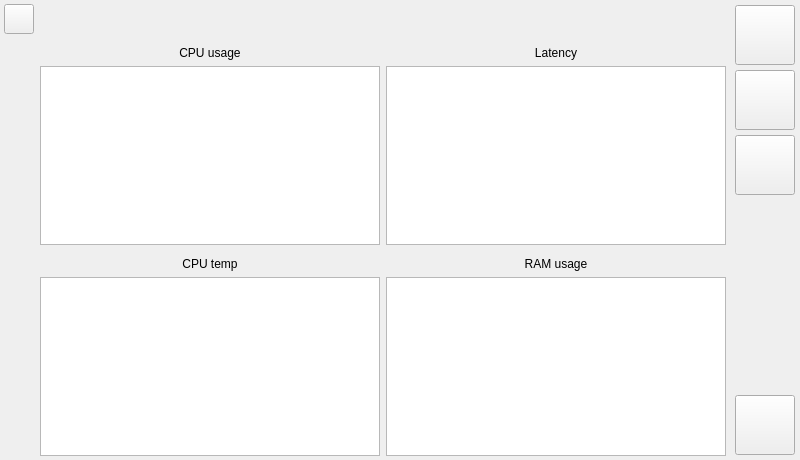
<?xml version="1.0" encoding="UTF-8"?>
<ui version="4.0">
 <class>MainWindow</class>
 <widget class="QMainWindow" name="MainWindow">
  <property name="geometry">
   <rect>
    <x>0</x>
    <y>0</y>
    <width>800</width>
    <height>460</height>
   </rect>
  </property>
  <property name="minimumSize">
   <size>
    <width>800</width>
    <height>460</height>
   </size>
  </property>
  <property name="windowTitle">
   <string>MainWindow</string>
  </property>
  <widget class="QWidget" name="centralwidget">
   <layout class="QGridLayout" name="gridLayout_3">
    <property name="leftMargin">
     <number>0</number>
    </property>
    <property name="topMargin">
     <number>0</number>
    </property>
    <property name="rightMargin">
     <number>0</number>
    </property>
    <property name="bottomMargin">
     <number>0</number>
    </property>
    <property name="spacing">
     <number>0</number>
    </property>
    <item row="0" column="0">
     <widget class="QWidget" name="widget" native="true">
      <property name="minimumSize">
       <size>
        <width>800</width>
        <height>460</height>
       </size>
      </property>
      <layout class="QGridLayout" name="gridLayout_2">
       <property name="leftMargin">
        <number>0</number>
       </property>
       <property name="topMargin">
        <number>0</number>
       </property>
       <property name="rightMargin">
        <number>0</number>
       </property>
       <property name="bottomMargin">
        <number>0</number>
       </property>
       <property name="spacing">
        <number>0</number>
       </property>
       <item row="0" column="0">
        <layout class="QHBoxLayout" name="horizontalLayout_main_window" stretch="0,0">
         <property name="spacing">
          <number>0</number>
         </property>
         <item>
          <widget class="QStackedWidget" name="stackedWidget">
           <property name="currentIndex">
            <number>2</number>
           </property>
           <widget class="QWidget" name="main_page">
            <layout class="QGridLayout" name="gridLayout_20">
             <property name="leftMargin">
              <number>0</number>
             </property>
             <property name="topMargin">
              <number>0</number>
             </property>
             <property name="rightMargin">
              <number>0</number>
             </property>
             <property name="bottomMargin">
              <number>0</number>
             </property>
             <item row="0" column="0">
              <layout class="QGridLayout" name="gridLayout_19"/>
             </item>
            </layout>
           </widget>
           <widget class="QWidget" name="joypad_page">
            <layout class="QGridLayout" name="gridLayout_18">
             <property name="leftMargin">
              <number>0</number>
             </property>
             <property name="topMargin">
              <number>0</number>
             </property>
             <property name="rightMargin">
              <number>0</number>
             </property>
             <property name="bottomMargin">
              <number>0</number>
             </property>
             <item row="0" column="0">
              <layout class="QGridLayout" name="gridLayout_17" rowstretch="1,2,1" columnstretch="1,2,1">
               <property name="leftMargin">
                <number>0</number>
               </property>
               <property name="topMargin">
                <number>0</number>
               </property>
               <property name="rightMargin">
                <number>0</number>
               </property>
               <property name="bottomMargin">
                <number>0</number>
               </property>
               <item row="1" column="0">
                <spacer name="horizontalSpacer_2">
                 <property name="orientation">
                  <enum>Qt::Horizontal</enum>
                 </property>
                 <property name="sizeHint" stdset="0">
                  <size>
                   <width>40</width>
                   <height>20</height>
                  </size>
                 </property>
                </spacer>
               </item>
               <item row="0" column="1">
                <spacer name="verticalSpacer">
                 <property name="orientation">
                  <enum>Qt::Vertical</enum>
                 </property>
                 <property name="sizeHint" stdset="0">
                  <size>
                   <width>20</width>
                   <height>40</height>
                  </size>
                 </property>
                </spacer>
               </item>
               <item row="1" column="1">
                <widget class="QWidget" name="widget_2" native="true">
                 <property name="minimumSize">
                  <size>
                   <width>562</width>
                   <height>410</height>
                  </size>
                 </property>
                 <property name="maximumSize">
                  <size>
                   <width>562</width>
                   <height>410</height>
                  </size>
                 </property>
                 <property name="styleSheet">
                  <string notr="true">border-image: url(:/icons/resources/genesis_joypad_described_alpha.png);
opacity: 0.1;</string>
                 </property>
                </widget>
               </item>
               <item row="2" column="1">
                <spacer name="verticalSpacer_2">
                 <property name="orientation">
                  <enum>Qt::Vertical</enum>
                 </property>
                 <property name="sizeHint" stdset="0">
                  <size>
                   <width>20</width>
                   <height>40</height>
                  </size>
                 </property>
                </spacer>
               </item>
               <item row="1" column="2">
                <spacer name="horizontalSpacer_3">
                 <property name="orientation">
                  <enum>Qt::Horizontal</enum>
                 </property>
                 <property name="sizeHint" stdset="0">
                  <size>
                   <width>40</width>
                   <height>20</height>
                  </size>
                 </property>
                </spacer>
               </item>
              </layout>
             </item>
            </layout>
           </widget>
           <widget class="QWidget" name="diagnostic_page">
            <layout class="QGridLayout" name="gridLayout">
             <property name="leftMargin">
              <number>0</number>
             </property>
             <property name="topMargin">
              <number>0</number>
             </property>
             <property name="rightMargin">
              <number>0</number>
             </property>
             <property name="bottomMargin">
              <number>0</number>
             </property>
             <property name="spacing">
              <number>0</number>
             </property>
             <item row="0" column="0">
              <widget class="QWidget" name="widget_diagnostic" native="true">
               <layout class="QGridLayout" name="gridLayout_4">
                <property name="leftMargin">
                 <number>4</number>
                </property>
                <property name="topMargin">
                 <number>4</number>
                </property>
                <property name="rightMargin">
                 <number>4</number>
                </property>
                <property name="bottomMargin">
                 <number>4</number>
                </property>
                <item row="3" column="1">
                 <widget class="QWidget" name="widget_cpu_temp" native="true">
                  <layout class="QGridLayout" name="gridLayout_5">
                   <property name="leftMargin">
                    <number>0</number>
                   </property>
                   <property name="topMargin">
                    <number>0</number>
                   </property>
                   <property name="rightMargin">
                    <number>0</number>
                   </property>
                   <property name="bottomMargin">
                    <number>0</number>
                   </property>
                   <property name="spacing">
                    <number>0</number>
                   </property>
                   <item row="0" column="0">
                    <layout class="QVBoxLayout" name="verticalLayout_3" stretch="1,7">
                     <property name="spacing">
                      <number>0</number>
                     </property>
                     <property name="leftMargin">
                      <number>0</number>
                     </property>
                     <property name="topMargin">
                      <number>0</number>
                     </property>
                     <property name="rightMargin">
                      <number>0</number>
                     </property>
                     <property name="bottomMargin">
                      <number>0</number>
                     </property>
                     <item>
                      <widget class="QLabel" name="label_cpu_temp">
                       <property name="text">
                        <string>CPU temp</string>
                       </property>
                       <property name="alignment">
                        <set>Qt::AlignCenter</set>
                       </property>
                      </widget>
                     </item>
                     <item>
                      <widget class="QWidget" name="widget_cpu_temp_chart" native="true">
                       <layout class="QGridLayout" name="gridLayout_10">
                        <property name="leftMargin">
                         <number>0</number>
                        </property>
                        <property name="topMargin">
                         <number>0</number>
                        </property>
                        <property name="rightMargin">
                         <number>0</number>
                        </property>
                        <property name="bottomMargin">
                         <number>0</number>
                        </property>
                        <property name="spacing">
                         <number>0</number>
                        </property>
                        <item row="0" column="0">
                         <widget class="QChartView" name="chart_view_cpu_temp"/>
                        </item>
                       </layout>
                      </widget>
                     </item>
                    </layout>
                   </item>
                  </layout>
                 </widget>
                </item>
                <item row="3" column="2">
                 <widget class="QWidget" name="widget_ram_usage" native="true">
                  <layout class="QGridLayout" name="gridLayout_8">
                   <property name="leftMargin">
                    <number>0</number>
                   </property>
                   <property name="topMargin">
                    <number>0</number>
                   </property>
                   <property name="rightMargin">
                    <number>0</number>
                   </property>
                   <property name="bottomMargin">
                    <number>0</number>
                   </property>
                   <property name="spacing">
                    <number>0</number>
                   </property>
                   <item row="0" column="0">
                    <layout class="QVBoxLayout" name="verticalLayout_2" stretch="1,7">
                     <property name="spacing">
                      <number>0</number>
                     </property>
                     <property name="leftMargin">
                      <number>0</number>
                     </property>
                     <property name="topMargin">
                      <number>0</number>
                     </property>
                     <property name="rightMargin">
                      <number>0</number>
                     </property>
                     <property name="bottomMargin">
                      <number>0</number>
                     </property>
                     <item>
                      <widget class="QLabel" name="label_ram_usage">
                       <property name="text">
                        <string>RAM usage</string>
                       </property>
                       <property name="alignment">
                        <set>Qt::AlignCenter</set>
                       </property>
                      </widget>
                     </item>
                     <item>
                      <widget class="QWidget" name="widget_ram_usage_chart" native="true">
                       <layout class="QGridLayout" name="gridLayout_9">
                        <property name="leftMargin">
                         <number>0</number>
                        </property>
                        <property name="topMargin">
                         <number>0</number>
                        </property>
                        <property name="rightMargin">
                         <number>0</number>
                        </property>
                        <property name="bottomMargin">
                         <number>0</number>
                        </property>
                        <property name="spacing">
                         <number>0</number>
                        </property>
                        <item row="0" column="0">
                         <widget class="QChartView" name="chart_view_ram_usage"/>
                        </item>
                       </layout>
                      </widget>
                     </item>
                    </layout>
                   </item>
                  </layout>
                 </widget>
                </item>
                <item row="2" column="1">
                 <widget class="QWidget" name="widget_cpu_usage" native="true">
                  <layout class="QGridLayout" name="gridLayout_6">
                   <property name="leftMargin">
                    <number>0</number>
                   </property>
                   <property name="topMargin">
                    <number>0</number>
                   </property>
                   <property name="rightMargin">
                    <number>0</number>
                   </property>
                   <property name="bottomMargin">
                    <number>0</number>
                   </property>
                   <property name="spacing">
                    <number>0</number>
                   </property>
                   <item row="0" column="0">
                    <layout class="QVBoxLayout" name="verticalLayout" stretch="1,7">
                     <property name="spacing">
                      <number>0</number>
                     </property>
                     <property name="leftMargin">
                      <number>0</number>
                     </property>
                     <property name="topMargin">
                      <number>0</number>
                     </property>
                     <property name="rightMargin">
                      <number>0</number>
                     </property>
                     <property name="bottomMargin">
                      <number>0</number>
                     </property>
                     <item>
                      <widget class="QLabel" name="label_cpu_usage">
                       <property name="text">
                        <string>CPU usage</string>
                       </property>
                       <property name="alignment">
                        <set>Qt::AlignCenter</set>
                       </property>
                      </widget>
                     </item>
                     <item>
                      <widget class="QWidget" name="widget_cpu_usage_chart" native="true">
                       <layout class="QGridLayout" name="gridLayout_11">
                        <property name="leftMargin">
                         <number>0</number>
                        </property>
                        <property name="topMargin">
                         <number>0</number>
                        </property>
                        <property name="rightMargin">
                         <number>0</number>
                        </property>
                        <property name="bottomMargin">
                         <number>0</number>
                        </property>
                        <property name="spacing">
                         <number>0</number>
                        </property>
                        <item row="0" column="0">
                         <widget class="QChartView" name="chart_view_cpu_usage"/>
                        </item>
                       </layout>
                      </widget>
                     </item>
                    </layout>
                   </item>
                  </layout>
                 </widget>
                </item>
                <item row="1" column="0">
                 <widget class="QPushButton" name="button_rpi_switch">
                  <property name="minimumSize">
                   <size>
                    <width>30</width>
                    <height>30</height>
                   </size>
                  </property>
                  <property name="maximumSize">
                   <size>
                    <width>30</width>
                    <height>30</height>
                   </size>
                  </property>
                  <property name="text">
                   <string/>
                  </property>
                 </widget>
                </item>
                <item row="2" column="2">
                 <widget class="QWidget" name="widget_latency" native="true">
                  <layout class="QGridLayout" name="gridLayout_7">
                   <property name="leftMargin">
                    <number>0</number>
                   </property>
                   <property name="topMargin">
                    <number>0</number>
                   </property>
                   <property name="rightMargin">
                    <number>0</number>
                   </property>
                   <property name="bottomMargin">
                    <number>0</number>
                   </property>
                   <property name="spacing">
                    <number>0</number>
                   </property>
                   <item row="0" column="0">
                    <layout class="QVBoxLayout" name="verticalLayout_4" stretch="1,7">
                     <property name="spacing">
                      <number>0</number>
                     </property>
                     <property name="leftMargin">
                      <number>0</number>
                     </property>
                     <property name="topMargin">
                      <number>0</number>
                     </property>
                     <property name="rightMargin">
                      <number>0</number>
                     </property>
                     <property name="bottomMargin">
                      <number>0</number>
                     </property>
                     <item>
                      <widget class="QLabel" name="label_latency">
                       <property name="text">
                        <string>Latency</string>
                       </property>
                       <property name="alignment">
                        <set>Qt::AlignCenter</set>
                       </property>
                      </widget>
                     </item>
                     <item>
                      <widget class="QWidget" name="widget_latency_chart" native="true">
                       <layout class="QGridLayout" name="gridLayout_12">
                        <property name="leftMargin">
                         <number>0</number>
                        </property>
                        <property name="topMargin">
                         <number>0</number>
                        </property>
                        <property name="rightMargin">
                         <number>0</number>
                        </property>
                        <property name="bottomMargin">
                         <number>0</number>
                        </property>
                        <property name="spacing">
                         <number>0</number>
                        </property>
                        <item row="0" column="0">
                         <widget class="QChartView" name="chart_view_latency"/>
                        </item>
                       </layout>
                      </widget>
                     </item>
                    </layout>
                   </item>
                  </layout>
                 </widget>
                </item>
                <item row="1" column="1">
                 <widget class="QLabel" name="label_rpi_switch">
                  <property name="text">
                   <string/>
                  </property>
                 </widget>
                </item>
               </layout>
              </widget>
             </item>
            </layout>
           </widget>
           <widget class="QWidget" name="automatic_page">
            <layout class="QGridLayout" name="gridLayout_16">
             <property name="leftMargin">
              <number>0</number>
             </property>
             <property name="topMargin">
              <number>0</number>
             </property>
             <property name="rightMargin">
              <number>0</number>
             </property>
             <property name="bottomMargin">
              <number>0</number>
             </property>
             <item row="0" column="0">
              <widget class="QWidget" name="widget_automatic" native="true">
               <layout class="QGridLayout" name="gridLayout_13">
                <item row="0" column="1">
                 <spacer name="horizontalSpacer">
                  <property name="orientation">
                   <enum>Qt::Horizontal</enum>
                  </property>
                  <property name="sizeHint" stdset="0">
                   <size>
                    <width>40</width>
                    <height>20</height>
                   </size>
                  </property>
                 </spacer>
                </item>
                <item row="1" column="0" colspan="2">
                 <layout class="QGridLayout" name="gridLayout_14" columnstretch="2,1" rowminimumheight="1,1,0" columnminimumwidth="0,0">
                  <property name="leftMargin">
                   <number>5</number>
                  </property>
                  <property name="topMargin">
                   <number>5</number>
                  </property>
                  <property name="rightMargin">
                   <number>5</number>
                  </property>
                  <property name="bottomMargin">
                   <number>5</number>
                  </property>
                  <item row="0" column="1">
                   <widget class="QListWidget" name="listWidget"/>
                  </item>
                  <item row="2" column="1">
                   <layout class="QHBoxLayout" name="horizontalLayout" stretch="0,0,1">
                    <item>
                     <widget class="QPushButton" name="button_load">
                      <property name="sizePolicy">
                       <sizepolicy hsizetype="Maximum" vsizetype="Maximum">
                        <horstretch>0</horstretch>
                        <verstretch>0</verstretch>
                       </sizepolicy>
                      </property>
                      <property name="text">
                       <string>Load File</string>
                      </property>
                     </widget>
                    </item>
                    <item>
                     <widget class="QPushButton" name="button_save">
                      <property name="sizePolicy">
                       <sizepolicy hsizetype="Maximum" vsizetype="Maximum">
                        <horstretch>0</horstretch>
                        <verstretch>0</verstretch>
                       </sizepolicy>
                      </property>
                      <property name="text">
                       <string>Save File</string>
                      </property>
                     </widget>
                    </item>
                    <item>
                     <widget class="QLineEdit" name="line_file_name"/>
                    </item>
                   </layout>
                  </item>
                  <item row="2" column="0">
                   <widget class="QPushButton" name="pushButton">
                    <property name="text">
                     <string>Add Step</string>
                    </property>
                   </widget>
                  </item>
                  <item row="0" column="0">
                   <layout class="QVBoxLayout" name="verticalLayout_5">
                    <item>
                     <widget class="QPlainTextEdit" name="automatic_steps"/>
                    </item>
                    <item>
                     <layout class="QGridLayout" name="gridLayout_15">
                      <item row="0" column="0">
                       <widget class="QDial" name="dial_step">
                        <property name="styleSheet">
                         <string notr="true">background-color: rgb(252, 175, 62);</string>
                        </property>
                        <property name="minimum">
                         <number>1</number>
                        </property>
                        <property name="maximum">
                         <number>10</number>
                        </property>
                        <property name="invertedAppearance">
                         <bool>false</bool>
                        </property>
                        <property name="invertedControls">
                         <bool>false</bool>
                        </property>
                        <property name="wrapping">
                         <bool>false</bool>
                        </property>
                        <property name="notchesVisible">
                         <bool>true</bool>
                        </property>
                       </widget>
                      </item>
                      <item row="1" column="0">
                       <widget class="QLabel" name="label_step">
                        <property name="text">
                         <string>Step: 1</string>
                        </property>
                        <property name="alignment">
                         <set>Qt::AlignCenter</set>
                        </property>
                       </widget>
                      </item>
                     </layout>
                    </item>
                   </layout>
                  </item>
                 </layout>
                </item>
                <item row="0" column="0">
                 <widget class="QRadioButton" name="radioButton">
                  <property name="text">
                   <string>Execute in loop</string>
                  </property>
                 </widget>
                </item>
               </layout>
              </widget>
             </item>
            </layout>
           </widget>
          </widget>
         </item>
         <item>
          <layout class="QVBoxLayout" name="verticalLayout_buttonos">
           <property name="spacing">
            <number>5</number>
           </property>
           <property name="leftMargin">
            <number>5</number>
           </property>
           <property name="topMargin">
            <number>5</number>
           </property>
           <property name="rightMargin">
            <number>5</number>
           </property>
           <property name="bottomMargin">
            <number>5</number>
           </property>
           <item>
            <widget class="QPushButton" name="button_joypad">
             <property name="sizePolicy">
              <sizepolicy hsizetype="Maximum" vsizetype="Fixed">
               <horstretch>0</horstretch>
               <verstretch>0</verstretch>
              </sizepolicy>
             </property>
             <property name="minimumSize">
              <size>
               <width>60</width>
               <height>60</height>
              </size>
             </property>
             <property name="text">
              <string/>
             </property>
            </widget>
           </item>
           <item>
            <widget class="QPushButton" name="button_automatic">
             <property name="minimumSize">
              <size>
               <width>60</width>
               <height>60</height>
              </size>
             </property>
             <property name="text">
              <string/>
             </property>
            </widget>
           </item>
           <item>
            <widget class="QPushButton" name="button_diagnostic">
             <property name="sizePolicy">
              <sizepolicy hsizetype="Maximum" vsizetype="Fixed">
               <horstretch>0</horstretch>
               <verstretch>0</verstretch>
              </sizepolicy>
             </property>
             <property name="minimumSize">
              <size>
               <width>60</width>
               <height>60</height>
              </size>
             </property>
             <property name="text">
              <string/>
             </property>
            </widget>
           </item>
           <item>
            <spacer name="spacer_buttons">
             <property name="orientation">
              <enum>Qt::Vertical</enum>
             </property>
             <property name="sizeHint" stdset="0">
              <size>
               <width>20</width>
               <height>40</height>
              </size>
             </property>
            </spacer>
           </item>
           <item>
            <widget class="QPushButton" name="button_exit">
             <property name="sizePolicy">
              <sizepolicy hsizetype="Maximum" vsizetype="Fixed">
               <horstretch>0</horstretch>
               <verstretch>0</verstretch>
              </sizepolicy>
             </property>
             <property name="minimumSize">
              <size>
               <width>60</width>
               <height>60</height>
              </size>
             </property>
             <property name="text">
              <string/>
             </property>
            </widget>
           </item>
          </layout>
         </item>
        </layout>
       </item>
      </layout>
     </widget>
    </item>
   </layout>
  </widget>
 </widget>
 <customwidgets>
  <customwidget>
   <class>QChartView</class>
   <extends>QGraphicsView</extends>
   <header>QtCharts/QChartView.h</header>
  </customwidget>
 </customwidgets>
 <resources/>
 <connections/>
</ui>
